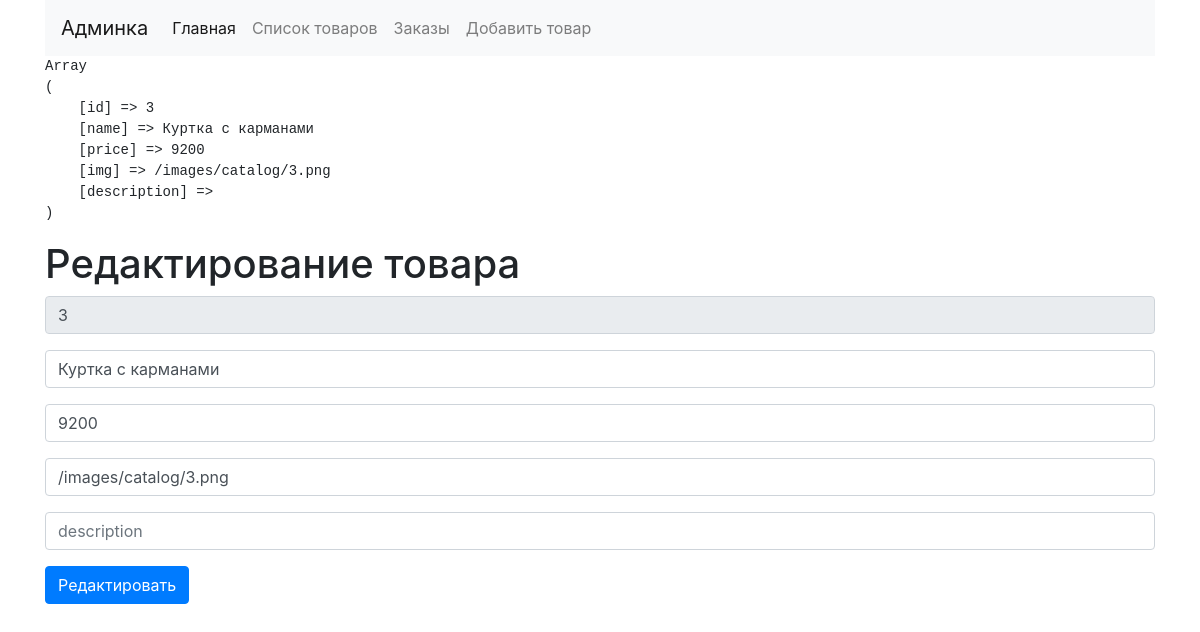
Page /admin/editproduct.php?id=3 on the committed database.
### tables this page shows
CREATE TABLE IF NOT EXISTS `products` (
  `id` int(11) NOT NULL AUTO_INCREMENT,
  `name` varchar(100) NOT NULL,
  `price` float NOT NULL,
  `img` varchar(255) NOT NULL,
  `description` text NOT NULL,
  PRIMARY KEY (`id`)
);

### admin/editproduct.php (the view, shortened to what this page needs)
<?php
    include('parts/header.php');
    if( !empty($_GET['id']) ){
        $id = $_GET['id'];
        $sql_product = "SELECT * FROM products WHERE id = {$id}";
        $result_product = mysqli_query($link, $sql_product);
        $data_product = mysqli_fetch_assoc($result_product);
    }else{
        header('Location: /admin/products.php');
    }
?>
<div class="row">
    <div class="col-12">
        <h1>Редактирование товара</h1>
        <form method="POST">
            <div class="form-group">
                <input type="text" name="id" readonly value="<?=$data_product['id']?>" class="form-control" placeholder="id">
            </div>
            <div class="form-group">
                <input type="text" name="name" value="<?=$data_product['name']?>" class="form-control" placeholder="name">
            </div>
            <div class="form-group">
                <input type="text" name="price" value="<?=$data_product['price']?>" class="form-control" placeholder="price">
            </div>
            <div class="form-group">
                <input type="text" name="img" value="<?=$data_product['img']?>" class="form-control" placeholder="img">
            </div>
            <div class="form-group">
                <input type="text" name="description" value="<?=$data_product['description']?>" class="form-control" placeholder="description">
            </div>
            <button type="submit" class="btn btn-primary">Редактировать</button>
        </form>
    </div>
</div>
<?php include('parts/footer.php'); ?>

### rows in the picture
products: id "3", name "Куртка с карманами", price "9200", img "/images/catalog/3.png"
